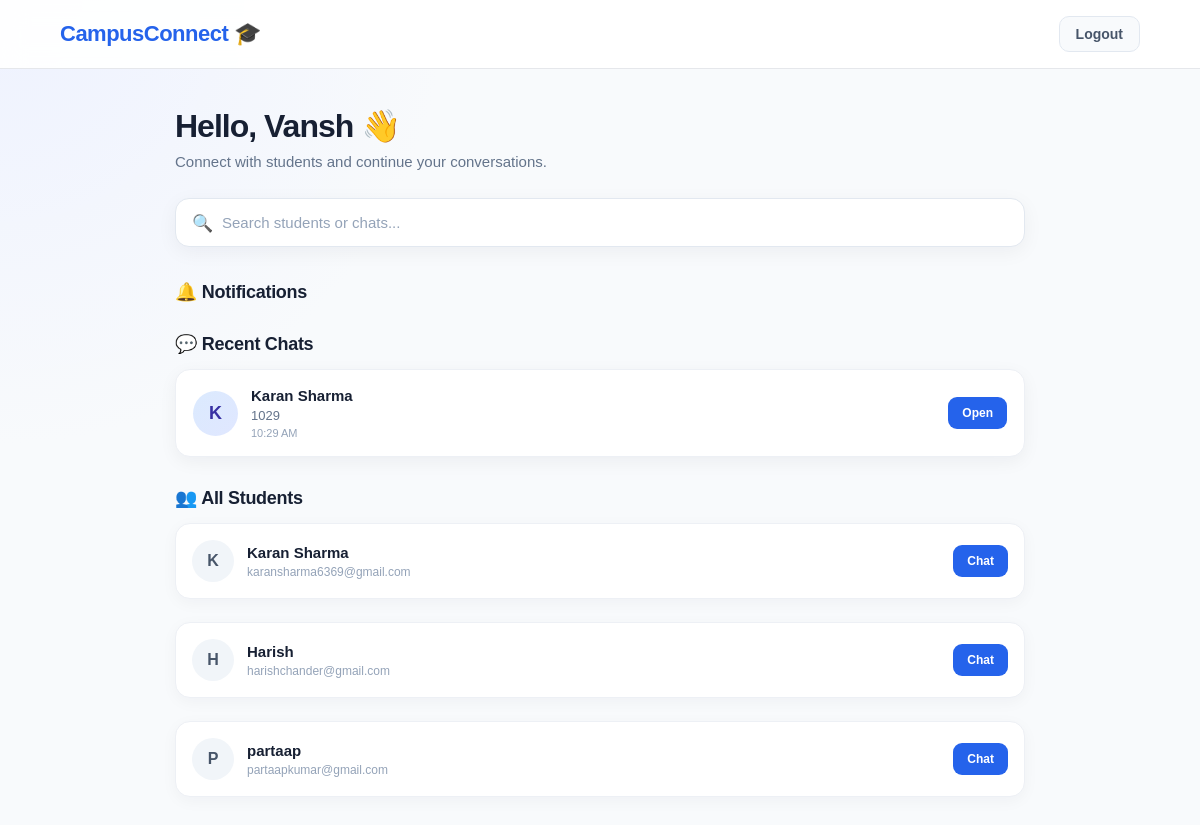
Page /dashboard (signed in) on the committed database.
### app.py (models this page shows)
class User(db.Model):
    id = db.Column(
        db.Integer,
        primary_key=True
    )
    name = db.Column(
        db.String(100),
        nullable=False
    )
    email = db.Column(
        db.String(120),
        unique=True,
        nullable=False
    )
    password_hash = db.Column(
        db.String(200),
        nullable=False
    )
    created_at = db.Column(
        db.DateTime,
        default=lambda:
            datetime.utcnow()
            + timedelta(
                hours=5,
                minutes=30
            )
    )

class Message(db.Model):
    id = db.Column(
        db.Integer,
        primary_key=True
    )
    conversation_id = db.Column(
        db.Integer,
        db.ForeignKey("conversation.id"),
        nullable=False
    )
    sender_id = db.Column(
        db.Integer,
        db.ForeignKey("user.id"),
        nullable=False
    )
    body = db.Column(
        db.Text,
        nullable=False,
        default=""
    )
    created_at = db.Column(
        db.DateTime,
        default=lambda:
            datetime.utcnow()
            + timedelta(
                hours=5,
                minutes=30
            )
    )
    is_read = db.Column(
        db.Boolean,
        default=False,
        nullable=False
    )
    message_type = db.Column(
        db.String(20),
        default="text",
        nullable=False
    )
    file_name = db.Column(
        db.String(255),
        nullable=True
    )
    file_path = db.Column(
        db.String(500),
        nullable=True
    )

### app.py (the view, shortened to what this page needs)
@app.route("/dashboard")
def dashboard():
    if "user_id" not in session:
        return redirect(
            url_for("login")
        )
    user = User.query.get(
        session["user_id"]
    )
    users = User.query.filter(
        User.id != user.id
    ).all()
    conversations = Conversation.query.filter(
        (Conversation.user1_id == user.id)
        |
        (Conversation.user2_id == user.id)
    ).all()
    recent_chats = []
    for conversation in conversations:
        other_user_id = get_other_user_id(
            conversation,
            user.id
        )
        other_user = User.query.get(
            other_user_id
        )
        if not other_user:
            continue
        last_message = Message.query.filter_by(
            conversation_id=
                conversation.id
        ).order_by(
            Message.created_at.desc()
        ).first()
        if last_message:
            unread_count = Message.query.filter(
                Message.conversation_id ==
                    conversation.id,
                Message.sender_id !=
                    user.id,
                Message.is_read == False
            ).count()
            if last_message.message_type == "image":
                last_message_preview = "📷 Image"
            elif last_message.message_type == "video":
                last_message_preview = "🎥 Video"
            elif last_message.message_type == "audio":
                last_message_preview = "🎵 Audio"
            else:
                last_message_preview = (
                    last_message.body
                )
            recent_chats.append({
                "user":
                    other_user,
                "last_message":
                    last_message_preview,
                "last_message_time":
                    last_message.created_at,
                "unread_count":
                    unread_count
            })
    recent_chats.sort(
        key=lambda chat:
            chat["last_message_time"],
        reverse=True
    )
    unread_notifications = 0
    return render_template(
        "dashboard.html",
        user=user,
        users=users,
        recent_chats=recent_chats,
        unread_notifications=
            unread_notifications
    )

### app.py (called while the page is built)
def get_other_user_id(
    conversation,
    user_id
):
    if conversation.user1_id == user_id:
        return conversation.user2_id
    return conversation.user1_id

### templates/dashboard.html (shortened to what this page needs)
<!DOCTYPE html>
<html lang="en">
<head>
    <link rel="stylesheet"
          href="{{ url_for('static', filename='style.css') }}">
</head>
<body>
    <nav class="dashboard-navbar">
        <div class="dashboard-logo">
            CampusConnect 🎓
        </div>
        <a
            href="{{ url_for('logout') }}"
            class="logout-btn"
        >
            Logout
        </a>
    </nav>
    <main class="dashboard-container">
        <section class="welcome-section">
            <h1>
                Hello, {{ user.name }} 👋
            </h1>
            <p>
                Connect with students and continue your conversations.
            </p>
        </section>
        <div class="search-wrapper">
            <span class="search-icon">
            </span>
            <input
                type="text"
                id="searchInput"
                placeholder="Search students or chats..."
                autocomplete="off"
            >
        </div>
        <div class="section-header">
            <h2>
                🔔 Notifications
            </h2>
        </div>
        <div class="section-header">
            <h2>
                💬 Recent Chats
            </h2>
        </div>
        <div id="recentChatsList">
            {% if recent_chats %}
                {% for chat in recent_chats %}
                    <div
                        class="recent-chat-card searchable-card"
                    >
                        <div class="recent-left">
                            <div class="avatar">
                                {{ chat.user.name[0]|upper }}
                            </div>
                            <div class="recent-info">
                                <h3>
                                    {{ chat.user.name }}
                                </h3>
                                <p class="last-message">
                                    {% if chat.last_message|length > 45 %}
                                        {{ chat.last_message[:45] }}...
                                    {% else %}
                                        {{ chat.last_message }}
                                    {% endif %}
                                </p>
                                <p class="chat-time">
                                    {{ chat.last_message_time.strftime('%I:%M %p') }}
                                </p>
                            </div>
                        </div>
                        <div class="chat-right">
                            <a
                                class="chat-button"
                                href="{{ url_for(
                                    'chat',
                                    user_id=chat.user.id
                                ) }}"
                            >
                                <button type="button">
                                    Open
                                </button>
                            </a>
                        </div>
                    </div>
                {% endfor %}
            {% else %}
                <div class="no-chats searchable-card">
                    💭 No recent chats yet.
                    <br>
                    Start a conversation with a student below!
                </div>
            {% endif %}
        </div>
        <div class="section-header">
            <h2>
                👥 All Students
            </h2>
        </div>
        <div id="usersList">
            {% for student in users %}
                <div class="user-card searchable-card">
                    <div class="user-left">
                        <div class="user-avatar">
                            {{ student.name[0]|upper }}
                        </div>
                        <div>
                            <h3>
                                {{ student.name }}
                            </h3>
                            <p>
                                {{ student.email }}
                            </p>
                        </div>
                    </div>
                    <a
                        href="{{ url_for(
                            'chat',
                            user_id=student.id
                        ) }}"
                    >
                        <button type="button">
                            Chat
                        </button>
                    </a>
                </div>
            {% endfor %}
        </div>
    </main>
</body>
</html>

### static/style.css (style rules this page uses)
body { font-family: Arial, sans-serif; margin: 0; background: #f5f7fb; }
#searchInput { width: 100%; box-sizing: border-box; padding: 14px; margin: 20px 0; border: 1px solid #ddd; border-radius: 8px; font-size: 16px; }
.user-card { background: white; padding: 15px; margin-bottom: 12px; border-radius: 10px; display: flex; justify-content: space-between; align-items: center; box-shadow: 0 2px 8px rgba(0, 0, 0, 0.06); }
.user-card h3 { margin: 0 0 5px; }
.user-card p { margin: 0; color: #666; }
.user-card button { padding: 10px 18px; border: none; border-radius: 7px; cursor: pointer; }

### templates/dashboard.html (style rules this page uses)
body { background: radial-gradient( circle at top left, #eef2ff, transparent 30% ), #f8fafc; color: #172033; }
.dashboard-navbar { width: 100%; box-sizing: border-box; background: rgba(255, 255, 255, 0.92); backdrop-filter: blur(12px); padding: 16px 5%; display: flex; justify-content: space-between; align-items: center; border-bottom: 1px solid #e5e7eb; position: sticky; top: 0; z-index: 100; }
.dashboard-logo { font-size: 22px; font-weight: 800; color: #2563eb; letter-spacing: -0.5px; }
.logout-btn { text-decoration: none; color: #475569; background: #f8fafc; border: 1px solid #e2e8f0; padding: 9px 16px; border-radius: 10px; font-size: 14px; font-weight: 600; transition: 0.2s ease; }
.dashboard-container { width: 92%; max-width: 850px; margin: 0 auto; padding: 38px 0 60px; }
.welcome-section { margin-bottom: 28px; }
.welcome-section h1 { margin: 0; font-size: 32px; letter-spacing: -1px; }
.welcome-section p { margin: 8px 0 0; color: #64748b; font-size: 15px; }
.search-wrapper { position: relative; margin-bottom: 34px; }
.search-icon { position: absolute; left: 17px; top: 50%; transform: translateY(-50%); font-size: 17px; color: #94a3b8; pointer-events: none; }
#searchInput { width: 100%; box-sizing: border-box; padding: 15px 18px 15px 46px; margin: 0; background: white; border: 1px solid #e2e8f0; border-radius: 14px; font-size: 15px; color: #172033; outline: none; box-shadow: 0 5px 20px rgba(15, 23, 42, 0.05); transition: 0.2s ease; }
#searchInput::placeholder { color: #94a3b8; }
.section-header { display: flex; align-items: center; justify-content: space-between; margin: 30px 0 14px; }
.section-header h2 { margin: 0; font-size: 18px; letter-spacing: -0.3px; }
.recent-chat-card { display: flex; align-items: center; justify-content: space-between; gap: 18px; padding: 17px; margin-bottom: 11px; background: white; border: 1px solid #edf0f5; border-radius: 15px; box-shadow: 0 5px 18px rgba(15, 23, 42, 0.05); transition: transform 0.2s ease, box-shadow 0.2s ease, border-color 0.2s ease; }
.recent-left { display: flex; align-items: center; gap: 13px; min-width: 0; flex: 1; }
.avatar { width: 45px; height: 45px; flex-shrink: 0; border-radius: 50%; display: flex; align-items: center; justify-content: center; background: linear-gradient( 135deg, #dbeafe, #e0e7ff ); color: #3730a3; font-size: 18px; font-weight: 700; }
.recent-info { min-width: 0; }
.recent-info h3 { margin: 0 0 4px; font-size: 15px; color: #172033; }
.last-message { margin: 0; color: #64748b; font-size: 13px; white-space: nowrap; overflow: hidden; text-overflow: ellipsis; max-width: 390px; }
.chat-time { margin: 4px 0 0; color: #94a3b8; font-size: 11px; }
.chat-right { display: flex; align-items: center; gap: 9px; flex-shrink: 0; }
.chat-button { text-decoration: none; }
.chat-button button, .user-card button { border: none; background: #2563eb; color: white; padding: 9px 14px; border-radius: 9px; cursor: pointer; font-size: 12px; font-weight: 700; transition: 0.2s ease; }
#usersList { display: flex; flex-direction: column; gap: 11px; }
.user-card { display: flex; align-items: center; justify-content: space-between; gap: 15px; padding: 16px; background: white; border: 1px solid #edf0f5; border-radius: 15px; box-shadow: 0 4px 16px rgba(15, 23, 42, 0.04); transition: 0.2s ease; }
.user-left { display: flex; align-items: center; gap: 13px; min-width: 0; }
.user-avatar { width: 42px; height: 42px; flex-shrink: 0; border-radius: 50%; display: flex; align-items: center; justify-content: center; background: #f1f5f9; color: #475569; font-size: 16px; font-weight: 700; }
.user-card h3 { margin: 0 0 4px; font-size: 15px; }
.user-card p { margin: 0; color: #94a3b8; font-size: 12px; overflow: hidden; text-overflow: ellipsis; }

### rows in the picture
User: name "Vansh"
Message: user "K", user.name "Karan Sharma", last_message "1029", last_message_time "10:29 AM"
User: name "K", name "Karan Sharma", email "karansharma6369@gmail.com"
User: name "H", name "Harish", email "harishchander@gmail.com"
User: name "P", name "partaap", email "partaapkumar@gmail.com"
